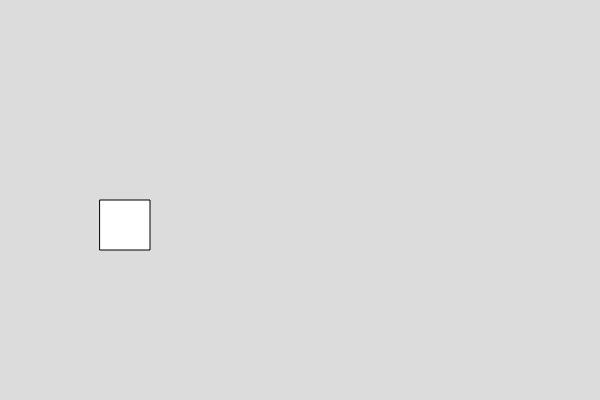
Frame 1 (no input)
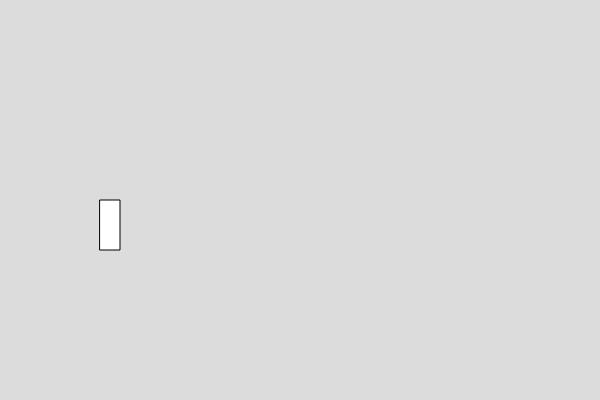
Frame 60 (no input)
Frame 120 (the mouse pressed at the canvas centre since frame 60): identical to frame 60, image omitted

The p5.js sketch that drew these frames (run headless with seeded random() and noise() and a simulated clock; from frame 60 on, the mouse is pressed at the canvas centre):

// p5.js sketch
// ── sketch.js

var box1;

function setup() {
  createCanvas(600, 400);
  box1 = new Box()
}

function draw() {
  background(220);
box1.show()
box1.setWidth(20)
}


// ── box.js
class Box
  {
    constructor()
    {
      this.x =100;
      this.y = 200
      this.w = 50;
      this.h = 50;
    }
    
    show()
    {
      rect(this.x,this.y,this.w,this.h)
    }
    
    //write function to set the width of the box
     setWidth(b) {
    this.w = b
     }
  }

  
